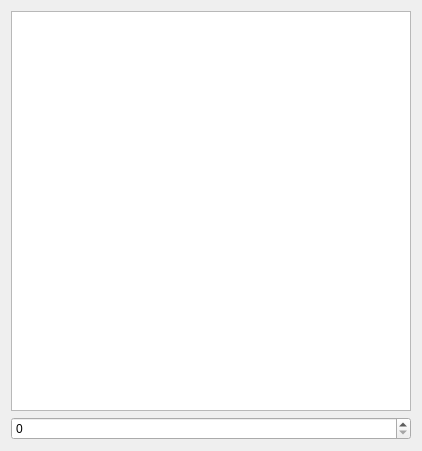
<?xml version="1.0" encoding="UTF-8"?>
<ui version="4.0">
 <class>Viewer3D</class>
 <widget class="QWidget" name="Viewer3D">
  <property name="geometry">
   <rect>
    <x>0</x>
    <y>0</y>
    <width>400</width>
    <height>300</height>
   </rect>
  </property>
  <property name="windowTitle">
   <string>Form</string>
  </property>
  <layout class="QVBoxLayout" name="verticalLayout_2">
   <item>
    <widget class="CustomGraphicsView" name="graphicsView3D">
     <property name="minimumSize">
      <size>
       <width>400</width>
       <height>400</height>
      </size>
     </property>
     <property name="verticalScrollBarPolicy">
      <enum>Qt::ScrollBarAlwaysOff</enum>
     </property>
     <property name="horizontalScrollBarPolicy">
      <enum>Qt::ScrollBarAlwaysOff</enum>
     </property>
    </widget>
   </item>
   <item>
    <widget class="QSpinBox" name="spinBox"/>
   </item>
  </layout>
 </widget>
 <customwidgets>
  <customwidget>
   <class>CustomGraphicsView</class>
   <extends>QGraphicsView</extends>
   <header>oat.views.custom</header>
  </customwidget>
 </customwidgets>
 <resources/>
 <connections/>
</ui>
